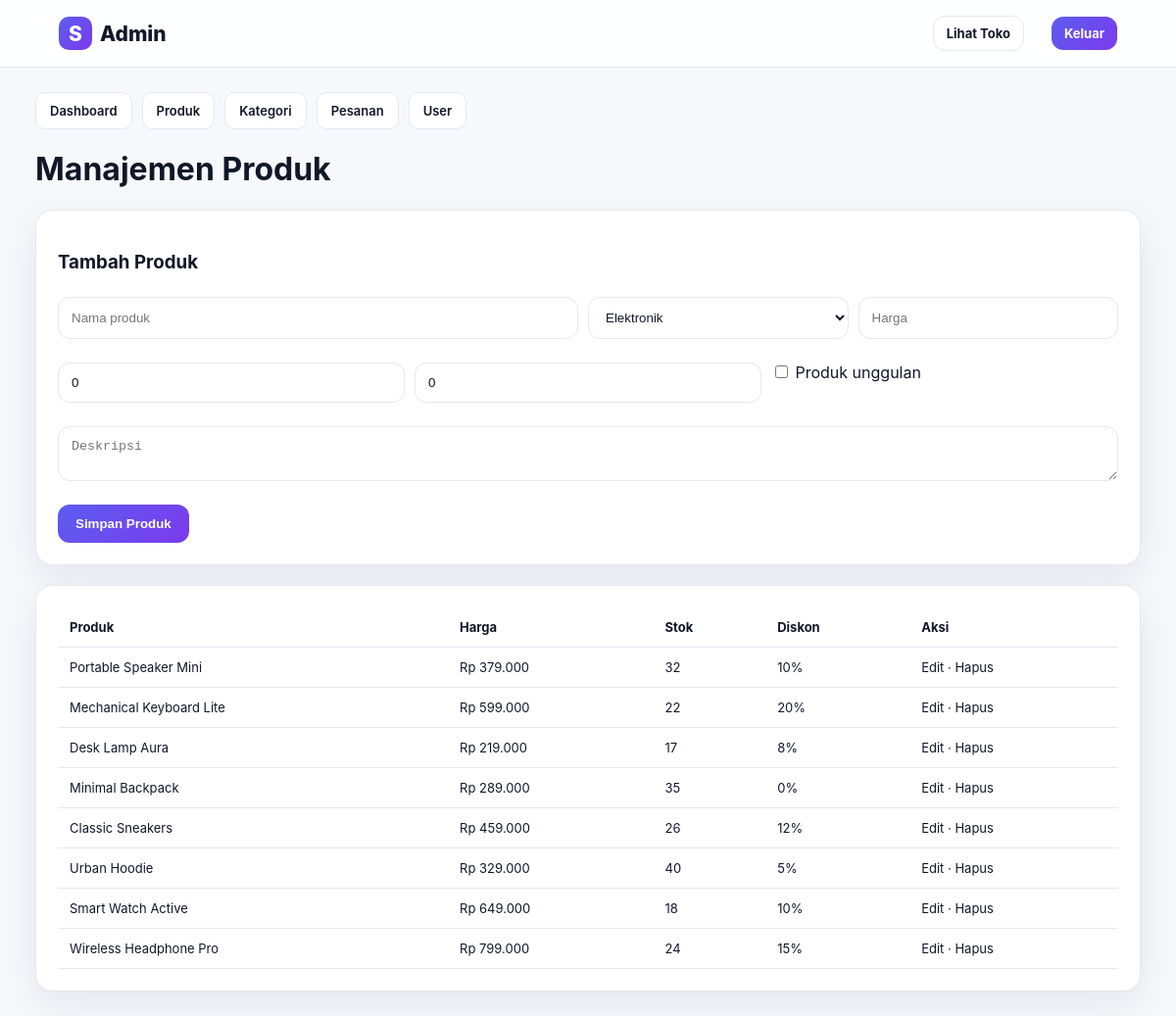
/admin/products.php (signed in), run on the app's committed database.
### tables this page shows
CREATE TABLE products (
 id INT AUTO_INCREMENT PRIMARY KEY,
 category_id INT NULL,
 name VARCHAR(160) NOT NULL,
 slug VARCHAR(180) NOT NULL UNIQUE,
 description TEXT,
 price DECIMAL(12,2) NOT NULL,
 discount_percent INT DEFAULT 0,
 stock INT DEFAULT 0,
 image VARCHAR(255) DEFAULT 'default.svg',
 featured TINYINT(1) DEFAULT 0,
 created_at TIMESTAMP DEFAULT CURRENT_TIMESTAMP,
 FOREIGN KEY(category_id) REFERENCES categories(id) ON DELETE SET NULL
);

### partials/functions.php (called while the page is built, shortened)
<?php
function rupiah($n){return 'Rp '.number_format((float)$n,0,',','.');}
?>

### admin/products.php (the view)
<?php include '_header.php';if(isset($_GET['delete'])){$id=(int)$_GET['delete'];$st=$conn->prepare('DELETE FROM products WHERE id=?');$st->bind_param('i',$id);$st->execute();header('Location: products.php');exit;}$edit=null;if(isset($_GET['edit'])){$id=(int)$_GET['edit'];$edit=$conn->query("SELECT * FROM products WHERE id=$id")->fetch_assoc();}if($_SERVER['REQUEST_METHOD']==='POST'){$id=(int)($_POST['id']??0);$name=$_POST['name'];$slug=strtolower(preg_replace('/[^a-z0-9]+/i','-',$name));$cat=(int)$_POST['category_id'];$price=(float)$_POST['price'];$disc=(int)$_POST['discount_percent'];$stock=(int)$_POST['stock'];$desc=$_POST['description'];$feat=isset($_POST['featured'])?1:0;if($id){$st=$conn->prepare('UPDATE products SET category_id=?,name=?,slug=?,description=?,price=?,discount_percent=?,stock=?,featured=? WHERE id=?');$st->bind_param('isssdiiii',$cat,$name,$slug,$desc,$price,$disc,$stock,$feat,$id);}else{$img='default.svg';$st=$conn->prepare('INSERT INTO products(category_id,name,slug,description,price,discount_percent,stock,image,featured) VALUES(?,?,?,?,?,?,?,?,?)');$st->bind_param('isssdiisi',$cat,$name,$slug,$desc,$price,$disc,$stock,$img,$feat);} $st->execute();header('Location: products.php');exit;}$cats=$conn->query('SELECT * FROM categories');?><h1>Manajemen Produk</h1><div class="panel" style="margin-bottom:20px"><h3><?=$edit?'Edit':'Tambah'?> Produk</h3><form method="post"><input type="hidden" name="id" value="<?=$edit['id']??0?>"><div class="search-panel" style="grid-template-columns:2fr 1fr 1fr"><input class="input" name="name" placeholder="Nama produk" value="<?=htmlspecialchars($edit['name']??'')?>" required><select name="category_id"><?php while($c=$cats->fetch_assoc()):?><option value="<?=$c['id']?>" <?=($edit['category_id']??0)==$c['id']?'selected':''?>><?=$c['name']?></option><?php endwhile;?></select><input class="input" type="number" name="price" placeholder="Harga" value="<?=$edit['price']??''?>" required></div><div class="search-panel" style="grid-template-columns:1fr 1fr 1fr"><input class="input" type="number" name="discount_percent" placeholder="Diskon %" value="<?=$edit['discount_percent']??0?>"><input class="input" type="number" name="stock" placeholder="Stok" value="<?=$edit['stock']??0?>"><label><input type="checkbox" name="featured" <?=!empty($edit['featured'])?'checked':''?>> Produk unggulan</label></div><textarea name="description" placeholder="Deskripsi"><?=htmlspecialchars($edit['description']??'')?></textarea><br><br><button class="btn">Simpan Produk</button></form></div><div class="panel table-wrap"><table class="table"><tr><th>Produk</th><th>Harga</th><th>Stok</th><th>Diskon</th><th>Aksi</th></tr><?php $r=$conn->query('SELECT * FROM products ORDER BY id DESC');while($p=$r->fetch_assoc()):?><tr><td><?=htmlspecialchars($p['name'])?></td><td><?=rupiah($p['price'])?></td><td><?=$p['stock']?></td><td><?=$p['discount_percent']?>%</td><td><a href="?edit=<?=$p['id']?>">Edit</a> · <a href="?delete=<?=$p['id']?>" onclick="return confirmDelete()">Hapus</a></td></tr><?php endwhile;?></table></div><?php include '_footer.php';?>

### assets/css/style.css (style rules this page uses)
:root { --bg:#f6f8fc;--card:#fff;--text:#101828;--muted:#667085;--primary:#5b5df0;--primary2:#7c3aed;--line:#e6e8ef;--danger:#ef4444;--ok:#16a34a;--shadow:0 12px 35px rgba(16,24,40,.08) }
* { box-sizing:border-box }
html { scroll-behavior:smooth }
body { margin:0;font-family:Inter,Arial,sans-serif;background:var(--bg);color:var(--text) }
a { text-decoration:none;color:inherit }
.btn { display:inline-flex;align-items:center;justify-content:center;background:linear-gradient(135deg,var(--primary),var(--primary2));color:#fff;border:none;border-radius:12px;padding:12px 18px;font-weight:700;cursor:pointer }
.search-panel { display:grid;grid-template-columns:1fr 180px 160px;gap:10px;margin:24px auto }
.input,select,textarea { width:100%;padding:12px 13px;border-radius:12px;border:1px solid var(--line);background:var(--card);color:var(--text);outline:none }
.panel { background:var(--card);border:1px solid var(--line);border-radius:18px;padding:22px;box-shadow:var(--shadow) }
.table-wrap { overflow:auto }
.table { width:100%;border-collapse:collapse }
.table th,.table td { padding:12px;border-bottom:1px solid var(--line);text-align:left;font-size:13px }

### data on the page
products: name "Portable Speaker Mini", price "Rp 379.000", stock "32", discount_percent "10"
products: name "Mechanical Keyboard Lite", price "Rp 599.000", stock "22", discount_percent "20"
products: name "Desk Lamp Aura", price "Rp 219.000", stock "17", discount_percent "8"
products: name "Minimal Backpack", price "Rp 289.000", stock "35", discount_percent "0"
products: name "Classic Sneakers", price "Rp 459.000", stock "26", discount_percent "12"
products: name "Urban Hoodie", price "Rp 329.000", stock "40", discount_percent "5"
products: name "Smart Watch Active", price "Rp 649.000", stock "18", discount_percent "10"
products: name "Wireless Headphone Pro", price "Rp 799.000", stock "24", discount_percent "15"

### other printed values
form field category_id "Elektronik"
